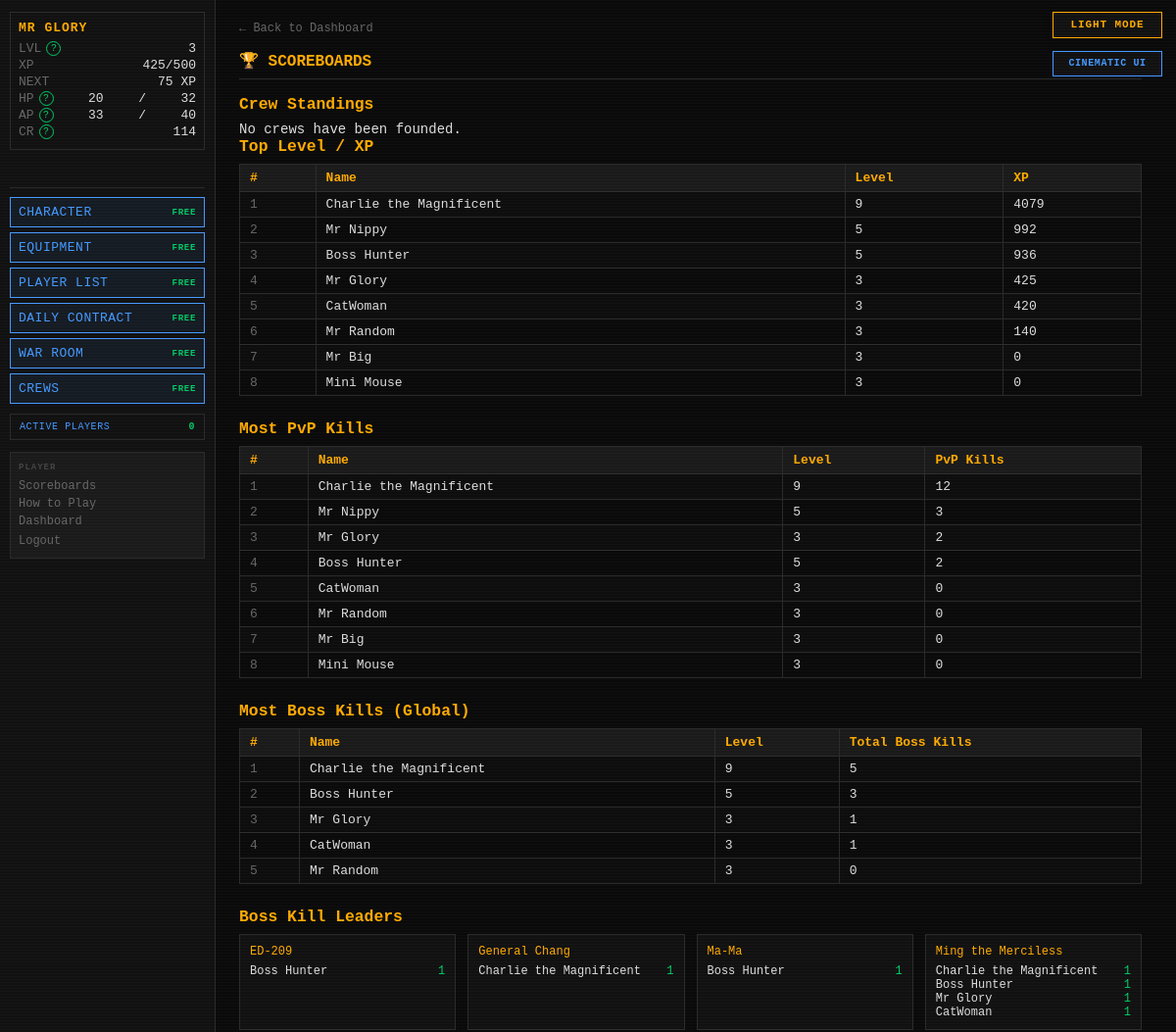
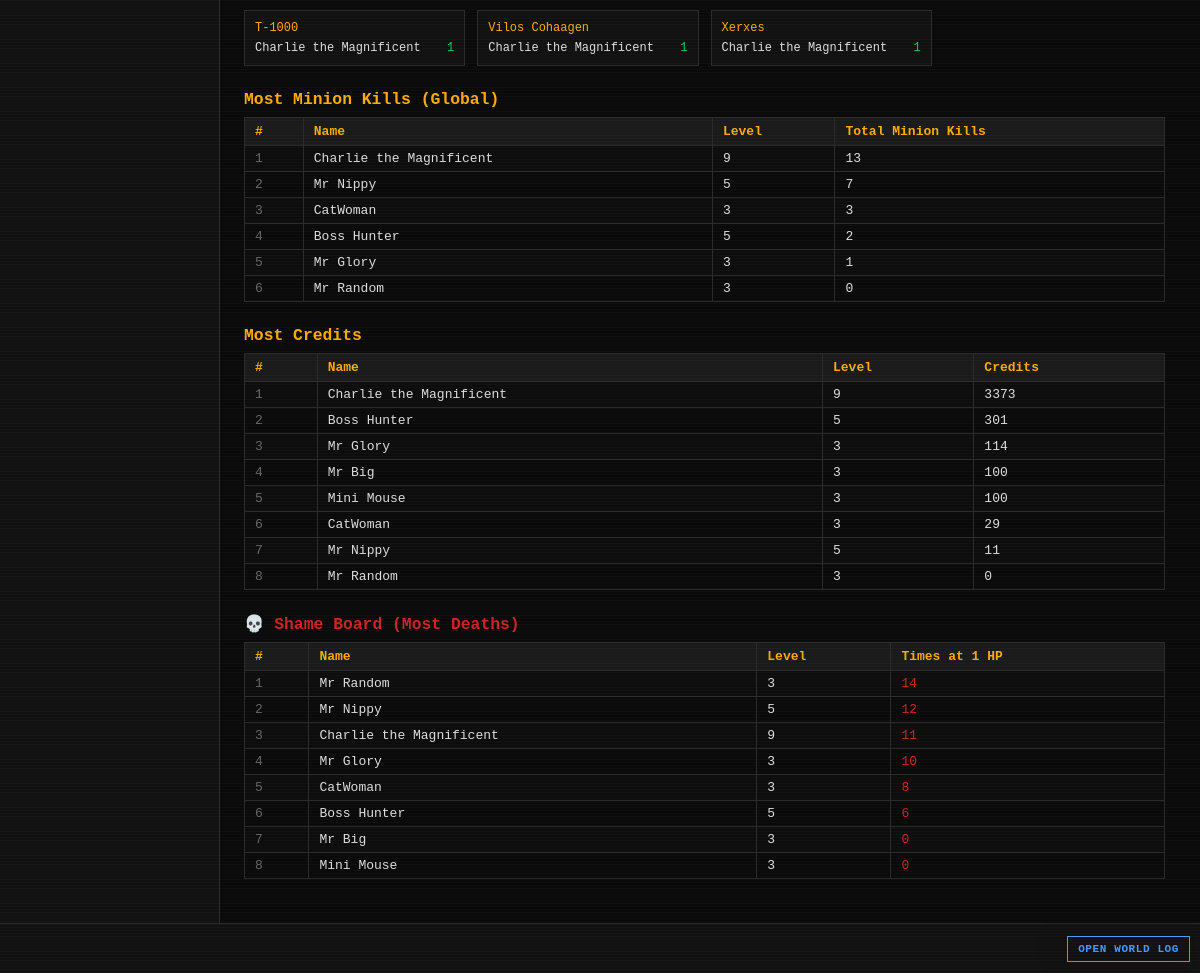
The page /scoreboards (signed in) on the database its author committed (2 pictures, top to bottom).
### tables this page shows
CREATE TABLE players (
    id                  INTEGER PRIMARY KEY AUTOINCREMENT,
    username            TEXT    UNIQUE NOT NULL,
    password_hash       TEXT    NOT NULL,
    email               TEXT    UNIQUE NOT NULL,
    character_name      TEXT    NOT NULL,
    sex                 TEXT    NOT NULL,
    class_id            INTEGER REFERENCES classes(id),
    str_stat            INTEGER NOT NULL DEFAULT 1,
    end_stat            INTEGER NOT NULL DEFAULT 1,
    agi_stat            INTEGER NOT NULL DEFAULT 1,
    lck_stat            INTEGER NOT NULL DEFAULT 1,
    per_stat            INTEGER NOT NULL DEFAULT 1,
    level               INTEGER NOT NULL DEFAULT 1,
    xp                  INTEGER NOT NULL DEFAULT 0,
    current_hp          INTEGER NOT NULL,
    current_ap          INTEGER NOT NULL,
    credits             INTEGER NOT NULL DEFAULT 25,
    equipped_weapon_id  INTEGER REFERENCES inventory_items(id),
    equipped_armor_id   INTEGER REFERENCES inventory_items(id),
    equipped_special_id INTEGER REFERENCES inventory_items(id),
    in_combat           INTEGER NOT NULL DEFAULT 0,
    pending_levelup     INTEGER NOT NULL DEFAULT 0,
    pending_perk        INTEGER NOT NULL DEFAULT 0,
    combat_preference   TEXT    NOT NULL DEFAULT "Balanced",
    is_banned           INTEGER NOT NULL DEFAULT 0,
    retired_at          TEXT,
    last_login_at       TEXT,
    created_at          TEXT    NOT NULL DEFAULT (datetime('now'))
);

CREATE TABLE player_stats (
    player_id            INTEGER PRIMARY KEY REFERENCES players(id),
    pvp_kills            INTEGER NOT NULL DEFAULT 0,
    times_reduced_to_1hp INTEGER NOT NULL DEFAULT 0,
    updated_at           TEXT    NOT NULL DEFAULT (datetime('now'))
);

CREATE TABLE bosses (
    id                          INTEGER PRIMARY KEY AUTOINCREMENT,
    name                        TEXT    UNIQUE NOT NULL,
    is_active                   INTEGER NOT NULL DEFAULT 1,
    level                       INTEGER NOT NULL,
    str_stat                    INTEGER NOT NULL,
    end_stat                    INTEGER NOT NULL,
    agi_stat                    INTEGER NOT NULL,
    lck_stat                    INTEGER NOT NULL,
    per_stat                    INTEGER NOT NULL,
    max_hp                      INTEGER NOT NULL,
    phase2_hp_percent           INTEGER NOT NULL,
    phase3_hp_percent           INTEGER NOT NULL,
    special_attack_name         TEXT    NOT NULL,
    special_attack_die          TEXT    NOT NULL,
    special_attack_damage_type  TEXT    NOT NULL,
    special_attack_flavor       TEXT    NOT NULL,
    special_buff_name           TEXT    NOT NULL,
    special_buff_type           TEXT    NOT NULL,
    special_buff_value          REAL    NOT NULL,
    special_buff_damage_type    TEXT,
    special_buff_flavor         TEXT    NOT NULL,
    res_blade     INTEGER NOT NULL DEFAULT 0,
    res_blunt     INTEGER NOT NULL DEFAULT 0,
    res_ballistic INTEGER NOT NULL DEFAULT 0,
    res_energy    INTEGER NOT NULL DEFAULT 0,
    res_arcane    INTEGER NOT NULL DEFAULT 0,
    res_explosive INTEGER NOT NULL DEFAULT 0,
    res_venom     INTEGER NOT NULL DEFAULT 0,
    weak_blade    INTEGER NOT NULL DEFAULT 0,
    weak_blunt    INTEGER NOT NULL DEFAULT 0,
    weak_ballistic INTEGER NOT NULL DEFAULT 0,
    weak_energy   INTEGER NOT NULL DEFAULT 0,
    weak_arcane   INTEGER NOT NULL DEFAULT 0,
    weak_explosive INTEGER NOT NULL DEFAULT 0,
    weak_venom    INTEGER NOT NULL DEFAULT 0,
    drop_weapon_chance       REAL    NOT NULL,
    drop_armor_chance        REAL    NOT NULL,
    drop_special_item_chance REAL    NOT NULL,
    drop_credit_min          INTEGER NOT NULL,
    drop_credit_max          INTEGER NOT NULL,
    flavor_text              TEXT    NOT NULL,
    imported_at              TEXT    NOT NULL DEFAULT (datetime('now'))
, description TEXT NOT NULL DEFAULT '');

CREATE TABLE boss_instances (
    id                  INTEGER PRIMARY KEY AUTOINCREMENT,
    player_id           INTEGER NOT NULL REFERENCES players(id),
    boss_id             INTEGER NOT NULL REFERENCES bosses(id),
    current_hp          INTEGER NOT NULL,
    encounter_max_hp    INTEGER,
    special_attack_used INTEGER NOT NULL DEFAULT 0,
    special_buff_used   INTEGER NOT NULL DEFAULT 0,
    current_phase       INTEGER NOT NULL DEFAULT 1,
    discovered_at       TEXT    NOT NULL DEFAULT (datetime('now')),
    kill_count          INTEGER NOT NULL DEFAULT 0,
    UNIQUE(player_id, boss_id)
);

### routes/scoreboards.py (the view)
@bp.route("/scoreboards")
def index():
    settings      = get_all_settings()
    inactive_days = settings.get("INACTIVE_DAYS_THRESHOLD", cfg.INACTIVE_DAYS_THRESHOLD)
    cutoff_expr   = f"datetime('now', '-{inactive_days} days')"
    top_level      = _top_level_xp(cutoff_expr)
    top_pvp_kills  = _top_pvp_kills(cutoff_expr)
    top_boss_global= _top_boss_kills_global(cutoff_expr)
    top_boss_each  = _top_boss_kills_per_boss(cutoff_expr)
    top_minion_gl  = _top_minion_kills_global(cutoff_expr)
    top_minion_each= _top_minion_kills_per_minion(cutoff_expr)
    top_credits    = _top_credits(cutoff_expr)
    shame_board    = _shame_board(cutoff_expr)
    crew_board     = execute(
        """SELECT c.name,c.tag,(SELECT COUNT(*) FROM crew_memberships WHERE crew_id=c.id) members,
          COALESCE((SELECT SUM(points) FROM crew_score_events WHERE crew_id=c.id),0) rating,
          COALESCE((SELECT COUNT(*) FROM crew_score_events WHERE crew_id=c.id AND event_type='PVP_WIN'),0) pvp_wins,
          COALESCE((SELECT COUNT(*) FROM crew_score_events WHERE crew_id=c.id AND event_type='BOSS_WIN'),0) boss_wins,
          COALESCE((SELECT SUM(points) FROM crew_score_events WHERE crew_id=c.id AND event_type='WORLD_BOSS_DAMAGE'),0) world_damage
          FROM crews c WHERE c.disbanded_at IS NULL ORDER BY rating DESC,c.name""")
    return render_template(
        "scoreboards/scoreboards.html",
        top_level=top_level,
        top_pvp_kills=top_pvp_kills,
        top_boss_global=top_boss_global,
        top_boss_each=top_boss_each,
        top_minion_global=top_minion_gl,
        top_minion_each=top_minion_each,
        top_credits=top_credits,
        shame_board=shame_board,
        crew_board=crew_board,
    )

### templates/scoreboards/scoreboards.html (shortened to what this page needs)
{% extends "base.html" %}
{% block content %}
<div id="page-content">
    <a href="{{ url_for('dashboard.index') }}" class="back-link">← Back to Dashboard</a>
    <h2 class="page-title">🏆 SCOREBOARDS</h2>
    <h3 style="color:var(--amber);margin-bottom:8px;">Crew Standings</h3>
    {% if crew_board %}<table style="margin-bottom:24px;"><tr><th>#</th><th>Crew</th><th>Members</th><th>Rating</th><th>PvP</th><th>Bosses</th><th>World Damage</th></tr>
    {% for c in crew_board %}<tr><td>{{ loop.index }}</td><td>{{ c.name }} [{{ c.tag }}]</td><td>{{ c.members }}</td><td>{{ c.rating|int }}</td><td>{{ c.pvp_wins }}</td><td>{{ c.boss_wins }}</td><td>{{ c.world_damage|int }}</td></tr>{% endfor %}</table>{% else %}<p>No crews have been founded.</p>{% endif %}
    <h3 style="color:var(--amber);margin-bottom:8px;">Top Level / XP</h3>
    {% if top_level %}
    <table style="margin-bottom:24px;">
        <tr><th>#</th><th>Name</th><th>Level</th><th>XP</th></tr>
        {% for p in top_level %}
        <tr>
            <td style="color:var(--grey)">{{ loop.index }}</td>
            <td>{{ p.character_name }}</td>
            <td>{{ p.level }}</td>
            <td>{{ p.xp }}</td>
        </tr>
        {% endfor %}
    </table>
    {% else %}
    <p style="color:var(--grey);margin-bottom:24px;">No data yet.</p>
    {% endif %}
    <h3 style="color:var(--amber);margin-bottom:8px;">Most PvP Kills</h3>
    {% if top_pvp_kills %}
    <table style="margin-bottom:24px;">
        <tr><th>#</th><th>Name</th><th>Level</th><th>PvP Kills</th></tr>
        {% for p in top_pvp_kills %}
        <tr>
            <td style="color:var(--grey)">{{ loop.index }}</td>
            <td>{{ p.character_name }}</td>
            <td>{{ p.level }}</td>
            <td>{{ p.pvp_kills }}</td>
        </tr>
        {% endfor %}
    </table>
    {% else %}
    <p style="color:var(--grey);margin-bottom:24px;">No data yet.</p>
    {% endif %}
    <h3 style="color:var(--amber);margin-bottom:8px;">Most Boss Kills (Global)</h3>
    {% if top_boss_global %}
    <table style="margin-bottom:24px;">
        <tr><th>#</th><th>Name</th><th>Level</th><th>Total Boss Kills</th></tr>
        {% for p in top_boss_global %}
        <tr>
            <td style="color:var(--grey)">{{ loop.index }}</td>
            <td>{{ p.character_name }}</td>
            <td>{{ p.level }}</td>
            <td>{{ p.total_kills }}</td>
        </tr>
        {% endfor %}
    </table>
    {% else %}
    <p style="color:var(--grey);margin-bottom:24px;">No data yet.</p>
    {% endif %}
    {% if top_boss_each %}
    <h3 style="color:var(--amber);margin-bottom:8px;">Boss Kill Leaders</h3>
    <div style="display:grid;grid-template-columns:repeat(auto-fill,minmax(220px,1fr));gap:12px;margin-bottom:24px;">
        {% for boss_name, players in top_boss_each.items() %}
        <div style="background:var(--bg-panel);border:1px solid var(--border);padding:10px;">
            <div style="color:var(--amber);margin-bottom:6px;font-size:12px;">{{ boss_name }}</div>
            {% for p in players %}
            <div style="display:flex;justify-content:space-between;font-size:12px;">
                <span>{{ p.character_name }}</span>
                <span style="color:var(--green)">{{ p.kill_count }}</span>
            </div>
            {% endfor %}
        </div>
        {% endfor %}
    </div>
    {% endif %}
    <h3 style="color:var(--amber);margin-bottom:8px;">Most Minion Kills (Global)</h3>
    {% if top_minion_global %}
    <table style="margin-bottom:24px;">
        <tr><th>#</th><th>Name</th><th>Level</th><th>Total Minion Kills</th></tr>
        {% for p in top_minion_global %}
        <tr>
            <td style="color:var(--grey)">{{ loop.index }}</td>
            <td>{{ p.character_name }}</td>
            <td>{{ p.level }}</td>
            <td>{{ p.total_kills }}</td>
        </tr>
        {% endfor %}
    </table>
    {% else %}
    <p style="color:var(--grey);margin-bottom:24px;">No data yet.</p>
    {% endif %}
    <h3 style="color:var(--amber);margin-bottom:8px;">Most Credits</h3>
    {% if top_credits %}
    <table style="margin-bottom:24px;">
        <tr><th>#</th><th>Name</th><th>Level</th><th>Credits</th></tr>
        {% for p in top_credits %}
        <tr>
            <td style="color:var(--grey)">{{ loop.index }}</td>
            <td>{{ p.character_name }}</td>
            <td>{{ p.level }}</td>
            <td>{{ p.credits }}</td>
        </tr>
        {% endfor %}
    </table>
    {% else %}
    <p style="color:var(--grey);margin-bottom:24px;">No data yet.</p>
    {% endif %}
    <h3 style="color:var(--red);margin-bottom:8px;">💀 Shame Board (Most Deaths)</h3>
    {% if shame_board %}
    <table style="margin-bottom:24px;">
        <tr><th>#</th><th>Name</th><th>Level</th><th>Times at 1 HP</th></tr>
        {% for p in shame_board %}
        <tr>
            <td style="color:var(--grey)">{{ loop.index }}</td>
            <td>{{ p.character_name }}</td>
            <td>{{ p.level }}</td>
            <td style="color:var(--red)">{{ p.times_reduced_to_1hp }}</td>
        </tr>
        {% endfor %}
    </table>
    {% else %}
    <p style="color:var(--grey);margin-bottom:24px;">No data yet.</p>
    {% endif %}
</div>
{% endblock %}

### templates/base.html (shortened to what this page needs)
<!DOCTYPE html>
<html lang="en">
<head>
<link rel="stylesheet" href="{{ url_for('static', filename='style.css') }}">
</head>
<body class="{{ 'authenticated' if player else 'auth-page' }} {% block body_class %}{% endblock %}">
{% if settings.get('ALLOW_PLAYER_COLOR_OVERRIDE', true) %}<button id="theme-toggle" type="button" aria-label="Switch color theme" aria-pressed="false">
</button>{% endif %}
{% if settings.get('ALLOW_PLAYER_INTERFACE_OVERRIDE', true) %}
<button id="interface-toggle" type="button" aria-label="Switch interface style" aria-pressed="false">
</button>
{% endif %}
{% if player %}
<div id="left-col">
    <div id="status-block">
        <div class="status-name">{{ player.character_name }}</div>
        <div class="status-line">
            <span class="label">LVL</span>
            <span id="status-level">{{ player.level }}</span>
        </div>
        <div class="status-line">
            <span class="label">XP</span>
            <span><span id="status-xp">{{ player.xp }}</span><span id="status-xp-threshold">{% if player.get('next_level_xp') is not none %}/{{ player.get('next_level_xp') }}{% endif %}</span></span>
        </div>
        <div class="status-line" title="Experience still needed to reach level {{ player.level + 1 }}">
            <span class="label">NEXT</span>
            <span id="status-xp-next">{% if player.get('xp_to_next_level') is none %}MAX{% elif player.get('xp_to_next_level') <= 0 %}LEVEL UP{% else %}{{ player.get('xp_to_next_level') }} XP{% endif %}</span>
        </div>
        <div class="status-line">
            <span class="label">HP</span>
            <span id="status-hp">{{ player.current_hp }}</span>/<span id="status-maxhp">{{ player.max_hp }}</span>
        </div>
        <div class="status-line">
            <span class="label">AP</span>
            <span id="status-ap">{{ player.current_ap }}</span>/<span id="status-maxap">{{ player.max_ap }}</span>
        </div>
        <div class="status-line">
            <span class="label">CR</span>
            <span id="status-credits">{{ player.credits }}</span>
        </div>
    </div>
    <div class="free-action-buttons" aria-label="Free character actions">
        <a class="action-btn free-action-btn" href="{{ url_for('character.index') }}">
            CHARACTER <span class="free-cost">FREE</span>
        </a>
        <a class="action-btn free-action-btn" href="{{ url_for('character.equipment') }}">
            EQUIPMENT <span class="free-cost">FREE</span>
        </a>
        <a class="action-btn free-action-btn" href="{{ url_for('community.players') }}">PLAYER LIST <span class="free-cost">FREE</span></a>
        <a class="action-btn free-action-btn" href="{{ url_for('community.contracts') }}">DAILY CONTRACT <span class="free-cost">FREE</span></a>
        <a class="action-btn free-action-btn" href="{{ url_for('community.war_room') }}">WAR ROOM <span class="free-cost">FREE</span></a>
        <a class="action-btn free-action-btn" href="{{ url_for('crews.index') }}">CREWS <span class="free-cost">FREE</span></a>
    </div>
    <button id="active-players-toggle" class="active-players-toggle" type="button"
            data-url="{{ url_for('feeds.active_players') }}" aria-haspopup="dialog">
        ACTIVE PLAYERS <span id="active-player-count">{{ active_player_count }}</span>
    </button>
    <nav id="left-nav">
        <span class="nav-heading">PLAYER</span>
        <a href="{{ url_for('scoreboards.index') }}">Scoreboards</a>
        <a href="{{ url_for('feeds.game_help') }}">How to Play</a>
        <a href="{{ url_for('dashboard.index') }}">Dashboard</a>
        <form action="{{ url_for('auth.logout') }}" method="POST" style="margin:0">
            <button type="submit" class="nav-link-btn">Logout</button>
        </form>
    </nav>
</div>
{% endif %}
<div id="main">
    {% block content %}{% endblock %}
</div>
{% if player %}
<div id="ticker-wrap">
    <a id="ticker-log-link" href="{{ url_for('feeds.global_log') }}" title="Open the complete World Log">OPEN WORLD LOG</a>
    <div id="ticker">
    </div>
</div>
{% endif %}
</body>
</html>

### rows shown on the page
players: character_name "MR GLORY", level "3", xp "425", current_hp "20", current_ap "33", credits "114", character_name "Mr Glory", total_kills "1"
players: character_name "Charlie the Magnificent", level "9", xp "4079", total_kills "5", total_kills "13", credits "3373"
players: character_name "Mr Nippy", level "5", xp "992", total_kills "7", credits "11"
players: character_name "Boss Hunter", level "5", xp "936", total_kills "3", total_kills "2", credits "301"
players: character_name "CatWoman", level "3", xp "420", total_kills "1", total_kills "3", credits "29"
players: character_name "Mr Random", level "3", xp "140", total_kills "0", credits "0"
players: character_name "Mr Big", level "3", xp "0", credits "100"
players: character_name "Mini Mouse", level "3", xp "0", credits "100"
player_stats: character_name "Charlie the Magnificent", level "9", pvp_kills "12", times_reduced_to_1hp "11"
player_stats: character_name "Mr Nippy", level "5", pvp_kills "3", times_reduced_to_1hp "12"
player_stats: character_name "Mr Glory", level "3", pvp_kills "2", times_reduced_to_1hp "10"
player_stats: character_name "Boss Hunter", level "5", pvp_kills "2", times_reduced_to_1hp "6"
player_stats: character_name "CatWoman", level "3", pvp_kills "0", times_reduced_to_1hp "8"
player_stats: character_name "Mr Random", level "3", pvp_kills "0", times_reduced_to_1hp "14"
player_stats: character_name "Mr Big", level "3", pvp_kills "0", times_reduced_to_1hp "0"
player_stats: character_name "Mini Mouse", level "3", pvp_kills "0", times_reduced_to_1hp "0"
bosses: name "ED-209"
boss_instances: character_name "Boss Hunter", kill_count "1"
bosses: name "General Chang"
boss_instances: character_name "Charlie the Magnificent", kill_count "1"
bosses: name "Ma-Ma"
boss_instances: character_name "Boss Hunter", kill_count "1"
bosses: name "Ming the Merciless"
boss_instances: character_name "Charlie the Magnificent", kill_count "1"
boss_instances: character_name "Boss Hunter", kill_count "1"
boss_instances: character_name "Mr Glory", kill_count "1"
boss_instances: character_name "CatWoman", kill_count "1"
bosses: name "T-1000"
boss_instances: character_name "Charlie the Magnificent", kill_count "1"
bosses: name "Vilos Cohaagen"
boss_instances: character_name "Charlie the Magnificent", kill_count "1"
bosses: name "Xerxes"
boss_instances: character_name "Charlie the Magnificent", kill_count "1"

### other values the page prints
{{ player.get('next_level_xp') }} "500"
{{ player.get('xp_to_next_level') }} "75"
{{ player.max_hp }} "32"
{{ player.max_ap }} "40"
{{ active_player_count }} "0"
